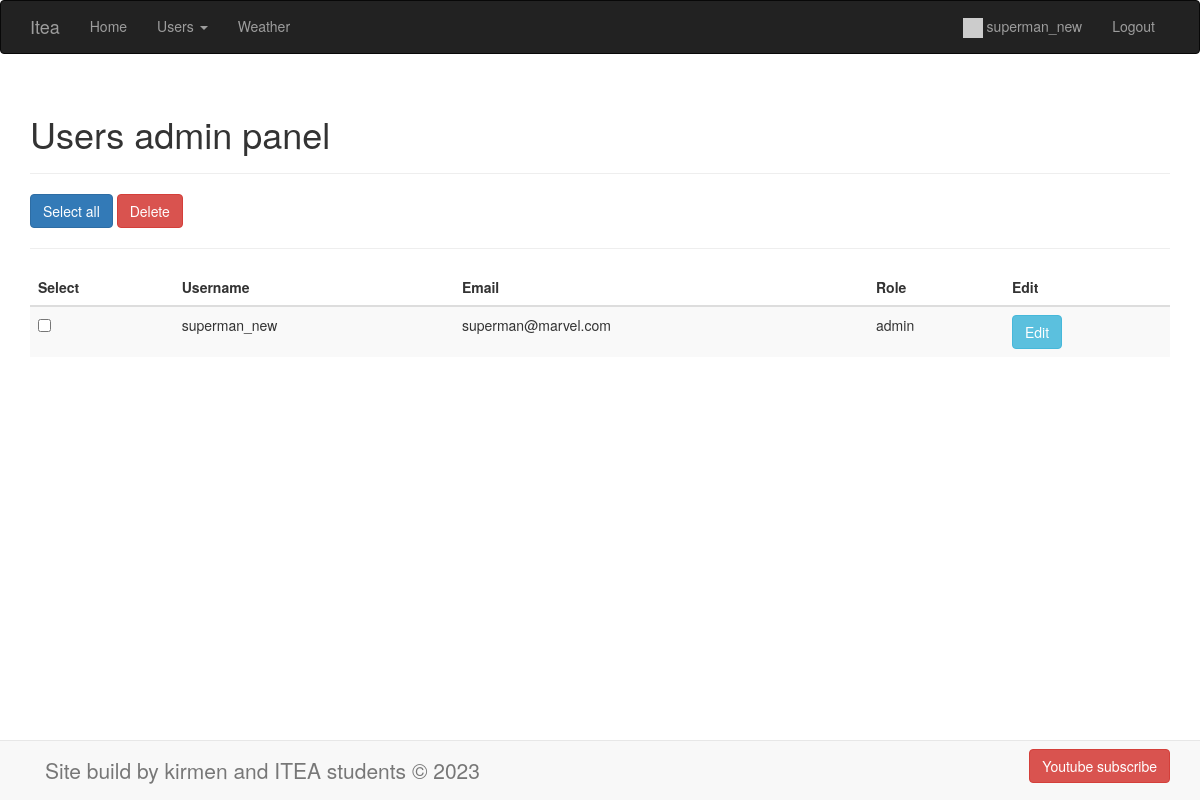
Page /show/users (signed in) on the earlier database version.
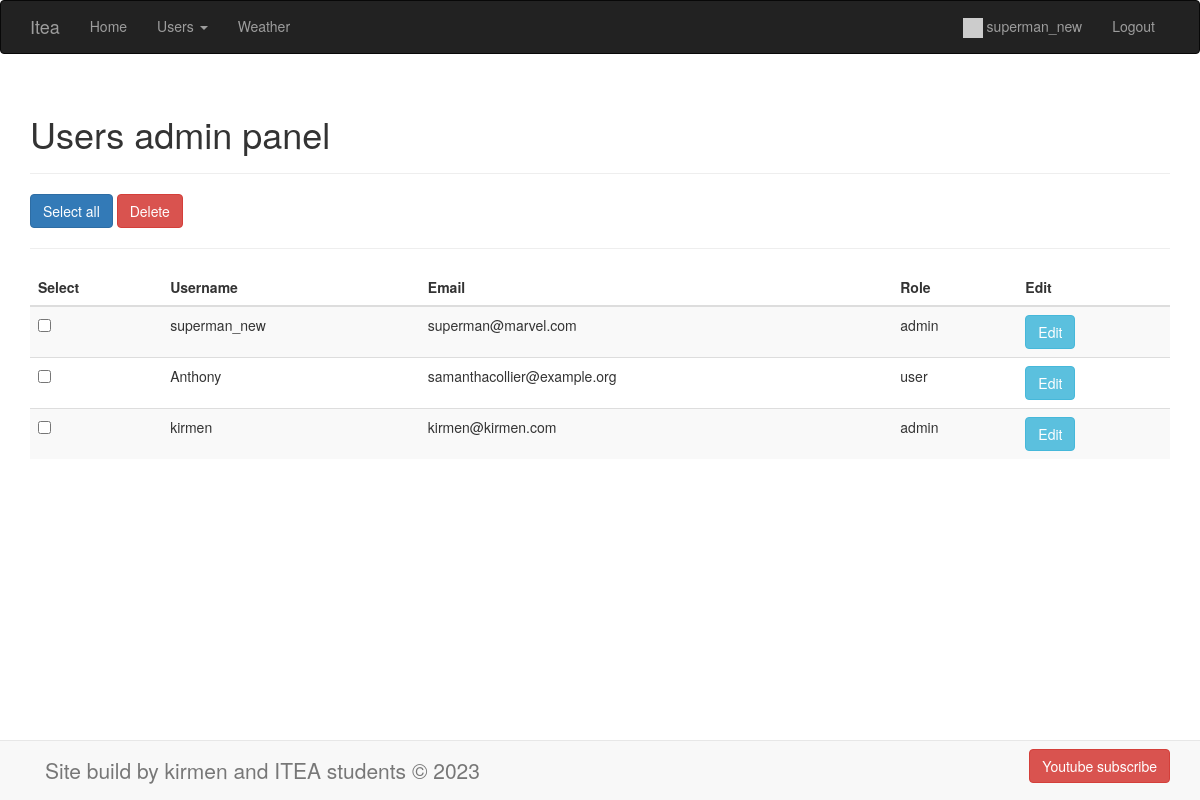
Same page on the later database version.
### app/auth/models.py (models this page shows, shortened)
class User(BaseModel, UserMixin):
    username = CharField(max_length=100, index=True)
    email = CharField(max_length=200, unique=True, index=True)
    _password_hash = CharField(max_length=128)
    last_visit = DateTimeField(default=datetime.datetime.now)
    role = ForeignKeyField(Role, backref='users')
    profile = ForeignKeyField(Profile)
    @property
    def password(self):
        raise AttributeError('password is not a valid attribute')

class Role(BaseModel):
    name = CharField(max_length=100, unique=True, index=True)

### app/main/routes.py (the view)
@main.route('/show/users')
@login_required
def show_users():
    users = User.select()
    return render_template(
        'main/show_users.html',
        title='Show users',
        users=users)

### app/auth/utils.py (called while the page is built)
@login_manager.user_loader
def load_user(user_id):
    return User.select().where(User.id == user_id).first()

### app/templates/main/show_users.html (shortened to what this page needs)
{% extends '_base.html' %}
{% block page_content %}
<div class="page-header">
  <h1>Users admin panel</h1>
</div>
<button type="button" class="btn btn-primary" id="selectButton" onclick="toggle()">Select all</button>
<button type="submit" class="btn btn-danger" form="userForm">Delete</button>
<hr>
<form action="{{ url_for('main.delete_users') }}" method="post" id="userForm">
  <div class="table-responsive">
    <table class="table table-hover table-striped" id="userTable">
      <thead>
      <tr>
        <th class="col">Select</th>
        <th class="col">Username</th>
        <th class="col">Email</th>
        <th class="col">Role</th>
        <th class="col">Edit</th>
      </tr>
      </thead>
      <tbody>
      {% for user in users %}
      <tr>
        <td>
          <input type="checkbox" name="selectors" class="checkbox" value="{{ user.id }}">
        </td>
        <td>{{ user.username }}</td>
        <td>{{ user.email }}</td>
        <td>{{ user.role.name }}</td>
        <td>
          <a href="{{ url_for('main.edit_user', user_id=user.id) }}">
            <button type="button" class="btn btn-info">Edit</button>
          </a>
        </td>
      </tr>
      {% endfor %}
      </tbody>
    </table>
  </div>
</form>
{% endblock page_content %}

### app/templates/_base.html (shortened to what this page needs)
{% extends 'bootstrap/base.html' %}
{% block head %}
{{ super() }}
    <link rel="stylesheet" href="{{ url_for('static', filename='css/styles.css') }}">
{% endblock head %}
{% block navbar %}
{% include 'nav/nav-top-bar.html' %}
{% endblock navbar %}
{% block content %}
<div class="container">
    {% block page_content %}
    {% endblock page_content %}
</div>
{% include 'nav/footer.html' %}
{% endblock content %}

### app/templates/nav/nav-top-bar.html (shortened to what this page needs)
<div class="navbar navbar-inverse" role="navigation">
    <div class="container">
        <div class="navbar-header">
            <a class="navbar-brand" href="/">Itea</a>
        </div>
        <div class="navbar-collapse collapse">
            <ul class="nav navbar-nav">
                <li>
                    <a href="/">Home</a>
                </li>
            </ul>
            <ul class="nav navbar-nav">
                <li class="dropdown">
                  <a href="#" class="dropdown-toggle" data-toggle="dropdown" role="button" aria-haspopup="true" aria-expanded="false">
                      Users <span class="caret"></span></a>
                </li>
            </ul>
            <ul class="nav navbar-nav">
                <li>
                    <a href="{{ url_for('main.weather') }}">Weather</a>
                </li>
            </ul>
            <ul class="nav navbar-nav navbar-right">
                {% if current_user.is_authenticated %}
                <li>
                    <a href="#">
                        <img src="{{ current_user.profile.avatar }}" alt="avatar" width="20" height="20">
                        {{ current_user.username }}
                    </a>
                </li>
                <li>
                    <a href="{{ url_for('auth.logout') }}">Logout</a>
                </li>
                {% else %}
                    <li><a href="{{ url_for('auth.register') }}">Register</a></li>
                    <li><a href="{{ url_for('auth.login') }}">Login</a></li>
                {% endif %}
            </ul>
        </div>
    </div>
</div>

### app/templates/nav/footer.html
<footer>
  <div class="navbar navbar-default navbar-fixed-bottom">
    <div class="container">
      <p class="navbar-text pull-left lead">Site build by kirmen and ITEA students &copy; <span id="year"></span></p>
      <a class="navbar-btn btn btn-danger pull-right" href="https://youtube.com">Youtube subscribe</a>
    </div>
  </div>
</footer>

Differences in the rows shown:
added User: username "Anthony", email "samanthacollier@example.org", role.name "user"
added User: username "kirmen", email "kirmen@kirmen.com", role.name "admin"
